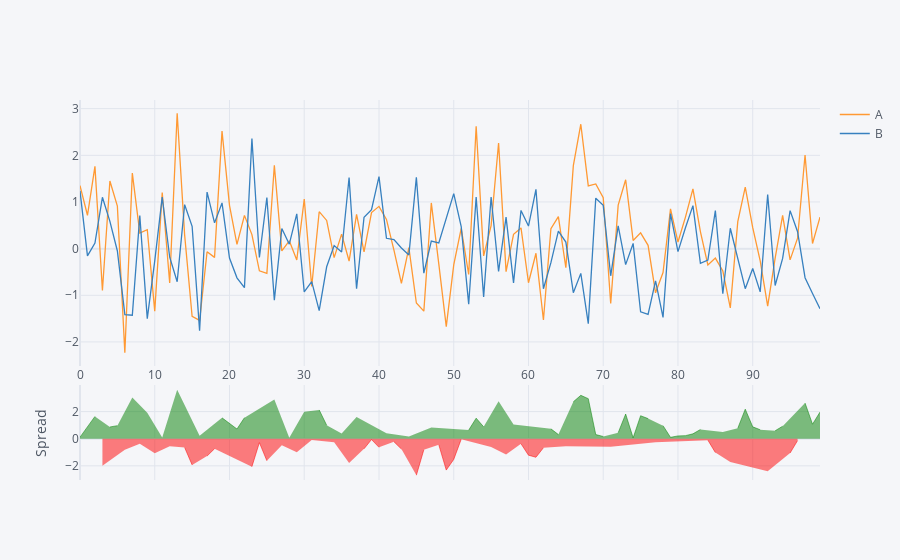

The cell this chart's notebook holds for it:
### Code cell
df[['A','B']].iplot(kind='spread')
